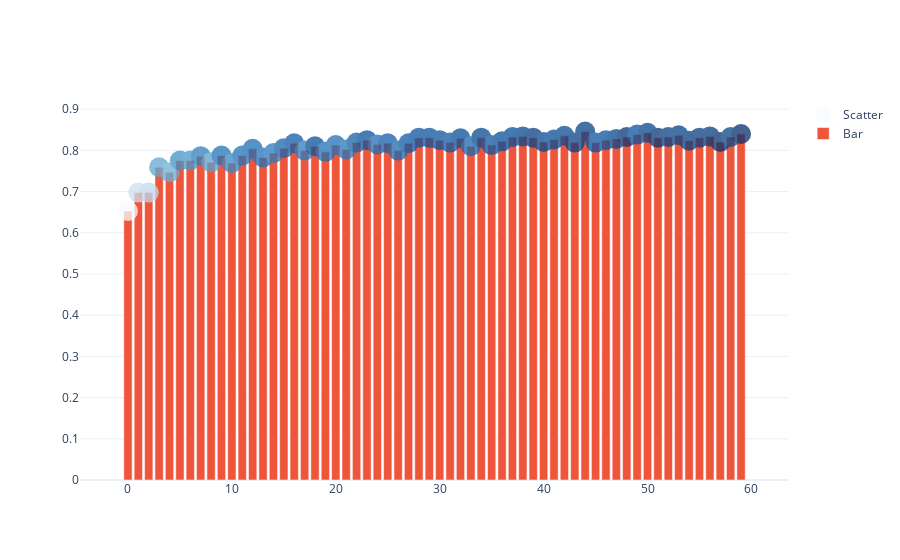

Notebook code cell kept with this figure:
### Code cell
configure_plotly_browser_state()
fig = go.Figure()

fig.add_trace(
    go.Scatter(
        x = history.history['epoch'],
        y = history.history['accuracy'],
        mode = 'markers',
        opacity = 0.75,
        name = 'Scatter',
        marker = dict(
            color = history.history['loss'],
            size = 20,
            colorscale = 'blues',
            reversescale = True,
        )
    )
)

fig.add_trace(
    go.Bar(
        x = history.history['epoch'],
        y = history.history['accuracy'],
        name = 'Bar',
    )
)

fig.update_layout(template='plotly_white')
fig.show()
